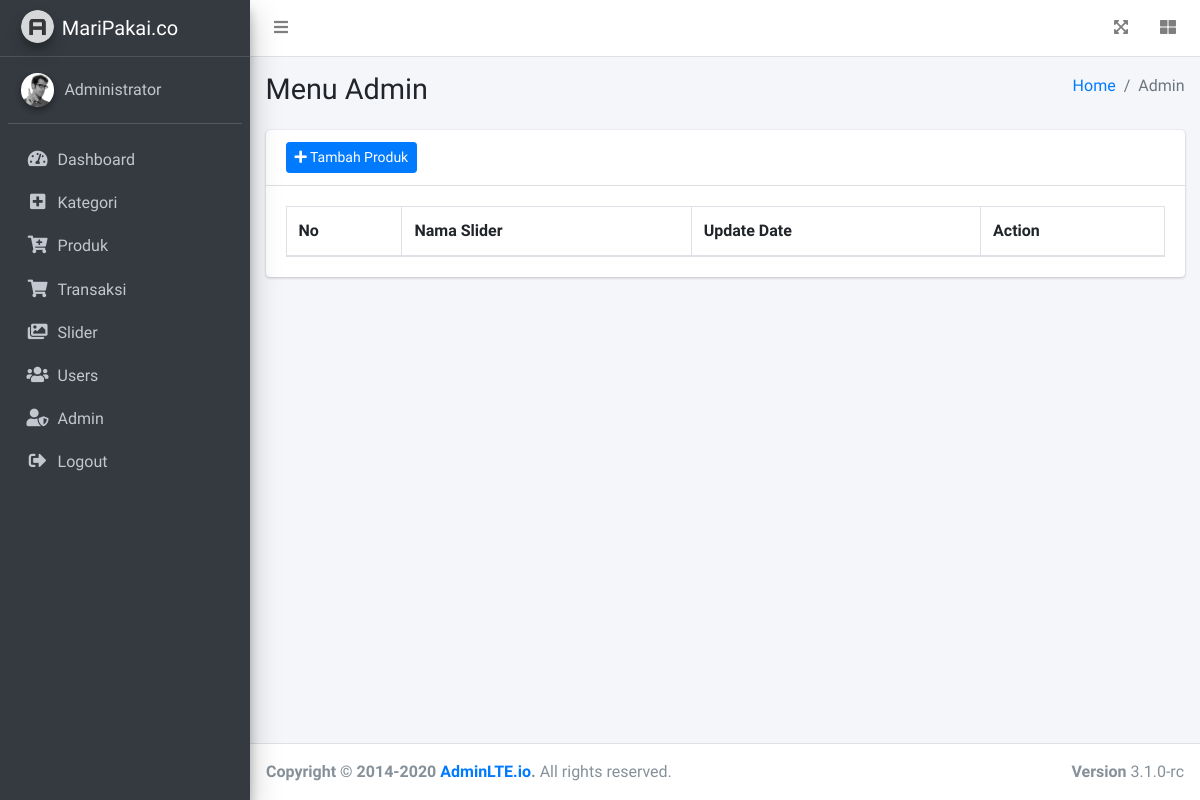
The page /admin/slider.php (signed in) on the database as committed earlier.
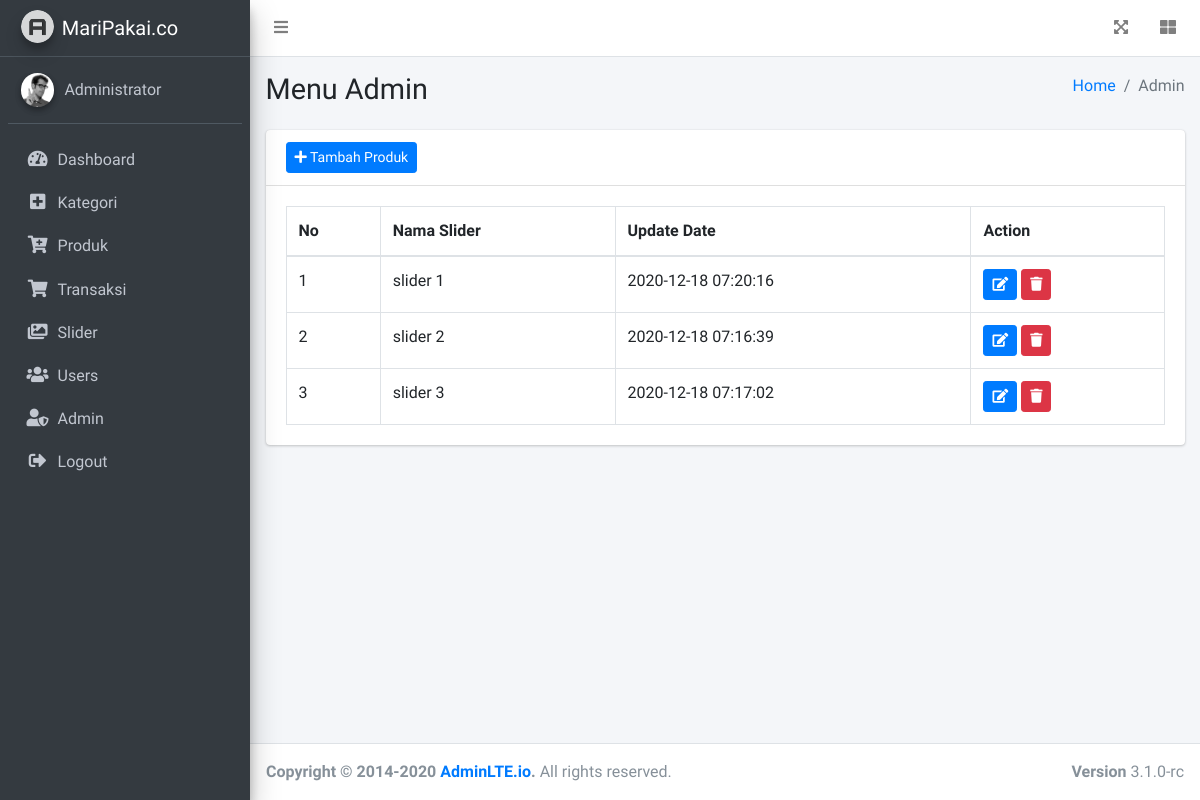
The same page on the database as committed later.
### tables this page shows
CREATE TABLE `slider` (
  `id` int(11) NOT NULL,
  `nama` varchar(120) NOT NULL,
  `gambar_slider` varchar(120) NOT NULL,
  `UpdateDate` timestamp NULL DEFAULT current_timestamp() ON UPDATE current_timestamp()
);

### admin/slider.php (the view, shortened to what this page needs)
<?php
include('../include/koneksi.php');
if(strlen($_SESSION['alogin'])==0)
	{
header('location:index.php');
}
else{
?>
<!DOCTYPE html>
<html lang="en">
<head>
  <link rel="stylesheet" href="plugins/fontawesome-free/css/all.min.css">
  <link rel="stylesheet" href="plugins/datatables-bs4/css/dataTables.bootstrap4.min.css">
  <link rel="stylesheet" href="plugins/datatables-responsive/css/responsive.bootstrap4.min.css">
  <link rel="stylesheet" href="plugins/datatables-buttons/css/buttons.bootstrap4.min.css">
  <link rel="stylesheet" href="dist/css/adminlte.min.css">
</head>
<body class="hold-transition sidebar-mini layout-fixed">
<div class="wrapper">
  <nav class="main-header navbar navbar-expand navbar-white navbar-light">
    <ul class="navbar-nav">
      <li class="nav-item">
        <a class="nav-link" data-widget="pushmenu" href="#" role="button"><i class="fas fa-bars"></i></a>
      </li>
    </ul>
    <ul class="navbar-nav ml-auto">
      <li class="nav-item">
        <a class="nav-link" data-widget="fullscreen" href="#" role="button">
          <i class="fas fa-expand-arrows-alt"></i>
        </a>
      </li>
      <li class="nav-item">
        <a class="nav-link" data-widget="control-sidebar" data-slide="true" href="#" role="button">
          <i class="fas fa-th-large"></i>
        </a>
      </li>
    </ul>
  </nav>
  <?php include('./inc/sidebar.php');?>
  <div class="content-wrapper">
    <div class="content-header">
      <div class="container-fluid">
        <div class="row mb-2">
          <div class="col-sm-6">
            <h1 class="m-0">Menu Admin</h1>
          </div>
          <div class="col-sm-6">
            <ol class="breadcrumb float-sm-right">
              <li class="breadcrumb-item"><a href="#">Home</a></li>
              <li class="breadcrumb-item active">Admin</li>
            </ol>
          </div>
        </div>
      </div>
    </div>
    <section class="content">
      <div class="container-fluid">
        <div class="row">
          <div class="col-12">
          <div class="card">
              <div class="card-header">
                <button type="button" class="btn btn-sm btn-primary" data-toggle="modal" data-target="#AddModal"><i class="fas fa-plus"></i> Tambah Produk</button>
              </div>
              <div class="card-body">
                <table id="example1" class="table table-bordered table-hover">
                <thead>
                  <tr>
                    <th>No</th>
                    <th>Nama Slider</th>
                    <th>Update Date</th>
                    <th>Action</th>
                  </tr>
                  </thead>
                  <tbody>
                  <?php
                        $sql = "select * from slider";
                        $query = $dbh -> prepare($sql);
                        $query->execute();
                        $results=$query->fetchAll(PDO::FETCH_OBJ);
                        $nmr=1;
                        if($query->rowCount() > 0){
                            foreach($results as $res){
                    ?>
                  <tr>
                    <td><?php echo htmlentities($nmr);?></td>
                    <td><?php echo htmlentities($res->nama);?></td>
                    <td><?php echo htmlentities($res->UpdateDate);?></td>
                    <td>
                        <a type="button" class="btn btn-sm btn-primary" data-toggle="modal" data-target="#MyModal<?php echo $res->id;?>"><i class="fas fa-edit"></i></a>
                         <a href="slider.php?del=<?php echo $res->id;?>" onclick="return confirm('Do you want to delete');" class="btn btn-sm btn-danger"><i class="fas fa-trash"></i></a>
                    </td>
                  </tr>
                  <?php $nmr=$nmr+1; } } ?>
                  </tbody>
                </table>
              </div>
            </div>
          </div>
        </div>
      </div>
    </section>
  </div>
  <footer class="main-footer">
    <div class="float-right d-none d-sm-block">
      <b>Version</b> 3.1.0-rc
    </div>
    <strong>Copyright &copy; 2014-2020 <a href="https://adminlte.io">AdminLTE.io</a>.</strong> All rights reserved.
  </footer>
</div>
</body>
</html>
<?php } ?>

Rows that differ between the two databases and show on the page:
added slider: nama "slider 1", UpdateDate "2020-12-18 07:20:16"
added slider: nama "slider 2", UpdateDate "2020-12-18 07:16:39"
added slider: nama "slider 3", UpdateDate "2020-12-18 07:17:02"
